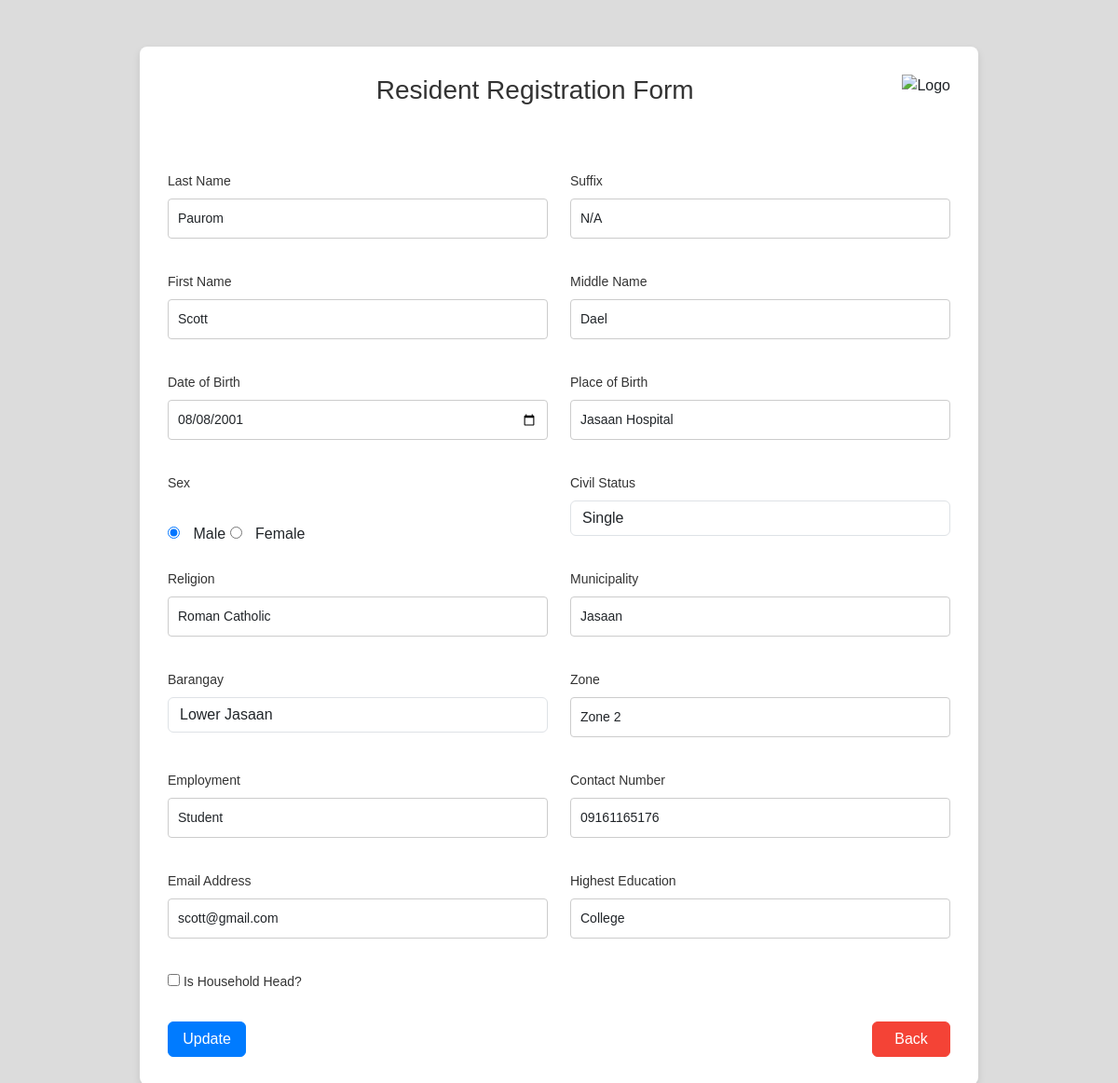
The app's page /editR.php?id=1 with its own data.
### tables this page shows
CREATE TABLE `rest` (
  `id` int(11) NOT NULL,
  `lastname` varchar(100) DEFAULT NULL,
  `suffix` varchar(10) DEFAULT NULL,
  `firstname` varchar(100) DEFAULT NULL,
  `middlename` varchar(100) DEFAULT NULL,
  `birthdate` date DEFAULT NULL,
  `birthplace` varchar(100) DEFAULT NULL,
  `sex` enum('Male','Female','Other') DEFAULT NULL,
  `civilstatus` enum('Single','Married','Widowed','Divorced','Separated') DEFAULT NULL,
  `religion` varchar(50) DEFAULT NULL,
  `municipality` varchar(100) DEFAULT NULL,
  `barangay` varchar(100) DEFAULT NULL,
  `zone` varchar(50) DEFAULT NULL,
  `employment` varchar(100) DEFAULT NULL,
  `contactnum` varchar(15) DEFAULT NULL,
  `emailadd` varchar(100) DEFAULT NULL,
  `highesteduc` varchar(100) DEFAULT NULL,
  `household_leader_id` int(11) DEFAULT NULL,
  `is_leader` tinyint(1) DEFAULT 0
);

### editR.php (the view, shortened to what this page needs)
<!DOCTYPE html>
<html>
<head>
<link href="https://cdn.jsdelivr.net/npm/bootstrap@5.3.2/dist/css/bootstrap.min.css" rel="stylesheet">
<link href="https://unpkg.com/boxicons@2.1.4/css/boxicons.min.css" rel="stylesheet">
<link href="https://cdnjs.cloudflare.com/ajax/libs/font-awesome/5.15.4/css/all.min.css" rel="stylesheet">
</head>
<body>
<div class="container">
<div class="row align-items-center mb-4">
        <div class="col-md-12 d-flex justify-content-between">
            <h3 class="m-0 text-center flex-grow-1">Resident Registration Form</h3>
            <img src="images/official.png" alt="Logo" class="logo" style="height: 80px;">
        </div>
    </div>
    <?php
    include 'config.php';
    if (isset($_GET['id']) && !empty($_GET['id'])) {
        $id = $_GET['id'];
        $sql = "SELECT * FROM rest WHERE id=?";
        $stmt = $conn->prepare($sql);
        $stmt->bind_param("i", $id);
        $stmt->execute();
        $result = $stmt->get_result();
        if ($result->num_rows > 0) {
            $row = $result->fetch_assoc();
            ?>
            <form method="POST" action="">
                <div class="row">
                    <div class="col-md-6">
                        <label for="lastname">Last Name</label>
                        <input type="text" class="form-control" name="lastname" value="<?= $row['lastname'] ?>">
                    </div>
                    <div class="col-md-6">
                        <label for="suffix">Suffix</label>
                        <input type="text" class="form-control" name="suffix" value="<?= $row['suffix'] ?>">
                    </div>
                </div>
                <div class="row mt-3">
                    <div class="col-md-6">
                        <label for="firstname">First Name</label>
                        <input type="text" class="form-control" name="firstname" value="<?= $row['firstname'] ?>">
                    </div>
                    <div class="col-md-6">
                        <label for="middlename">Middle Name</label>
                        <input type="text" class="form-control" name="middlename" value="<?= $row['middlename'] ?>">
                    </div>
                </div>
                <div class="row mt-3">
                    <div class="col-md-6">
                        <label for="birthdate">Date of Birth</label>
                        <input type="date" class="form-control" name="birthdate" value="<?= $row['birthdate'] ?>">
                    </div>
                    <div class="col-md-6">
                        <label for="birthplace">Place of Birth</label>
                        <input type="text" class="form-control" name="birthplace" value="<?= $row['birthplace'] ?>">
                    </div>
                </div>
                <div class="row mt-3">
                    <div class="col-md-6">
                        <label>Sex</label><br>
                        <input type="radio" name="sex" value="Male" <?= $row['sex'] == 'Male' ? 'checked' : '' ?>> Male
                        <input type="radio" name="sex" value="Female" <?= $row['sex'] == 'Female' ? 'checked' : '' ?>> Female
                    </div>
                    <div class="col-md-6">
                        <label for="civilstatus">Civil Status</label>
                        <select class="form-control" name="civilstatus">
                            <option value="Single" <?= $row['civilstatus'] == 'Single' ? 'selected' : '' ?>>Single</option>
                        </select>
                    </div>
                </div>
                <div class="row mt-3">
                    <div class="col-md-6">
                        <label for="religion">Religion</label>
                        <input type="text" class="form-control" name="religion" value="<?= $row['religion'] ?>">
                    </div>
                    <div class="col-md-6">
                        <label for="municipality">Municipality</label>
                        <input type="text" class="form-control" name="municipality" value="<?= $row['municipality'] ?>">
                    </div>
                </div>
                <div class="row mt-3">
                    <div class="col-md-6">
                        <label for="barangay">Barangay</label>
                        <select class="form-control" name="barangay">
                            <option value="Lower Jasaan" <?= $row['barangay'] == 'Lower Jasaan' ? 'selected' : '' ?>>Lower Jasaan</option>
                        </select>
                    </div>
                    <div class="col-md-6">
                        <label for="zone">Zone</label>
                        <input type="text" class="form-control" name="zone" value="<?= $row['zone'] ?>">
                    </div>
                </div>
                <div class="row mt-3">
                    <div class="col-md-6">
                        <label for="employment">Employment</label>
                        <input type="text" class="form-control" name="employment" value="<?= $row['employment'] ?>">
                    </div>
                    <div class="col-md-6">
                        <label for="contactnum">Contact Number</label>
                        <input type="text" class="form-control" name="contactnum" value="<?= $row['contactnum'] ?>">
                    </div>
                </div>
                <div class="row mt-3">
                    <div class="col-md-6">
                        <label for="emailadd">Email Address</label>
                        <input type="email" class="form-control" name="emailadd" value="<?= $row['emailadd'] ?>">
                    </div>
                    <div class="col-md-6">
                        <label for="highesteduc">Highest Education</label>
                        <input type="text" class="form-control" name="highesteduc" value="<?= $row['highesteduc'] ?>">
                    </div>
                </div>
                <div class="row mt-3">
                    <div class="col-md-12">
                        <label>
                            <input type="checkbox" name="is_leader" <?= $row['is_leader'] == 1 ? 'checked' : '' ?>> Is Household Head?
                        </label>
                    </div>
                </div>
                <div class="d-flex justify-content-between mt-4">
                    <button type="submit" name="submit" value="Update" class="btn btn-primary">Update</button>
                    <button type="submit" name="submit" value="Back" class="btn btn-danger">Back</button>
                </div>
            </form>
            <?php
        } else {
            echo "<p class='text-danger'>Resident not found.</p>";
        }
    } else {
        echo "<p class='text-danger'>Invalid request.</p>";
    }
    ?>
</div>
</body>
</html>

### editR.php (style rules this page uses)
body { font-family: Arial, sans-serif; background-color: gainsboro; }
.container { width: 80%; max-width: 900px; margin: 50px auto; padding: 30px; background-color: white; box-shadow: 0 4px 8px rgba(0, 0, 0, 0.1); border-radius: 8px; }
h3 { text-align: center; color: #333; }
label { display: block; margin-bottom: 8px; font-size: 14px; color: #333; }
input[type="text"], input[type="date"], input[type="email"], select { width: 100%; padding: 10px; margin-bottom: 20px; border: 1px solid #ccc; border-radius: 4px; font-size: 14px; }
input[type="radio"] { margin-right: 10px; }
button { background-color: #4CAF50; color: white; padding: 10px 20px; border: none; border-radius: 4px; font-size: 16px; cursor: pointer; width: 10%; }
.btn-primary { background-color: #007bff; border-color: #007bff; }
.btn-danger { background-color: #f44336; border-color: #f44336; }

### records on screen
rest: lastname "Paurom", suffix "N/A", firstname "Scott", middlename "Dael", birthdate "08/08/2001", birthplace "Jasaan Hospital", sex "☑", civilstatus "Single", religion "Roman Catholic", municipality "Jasaan", barangay "Lower Jasaan", zone "Zone 2", employment "Student", contactnum "09161165176", emailadd "scott@gmail.com", highesteduc "College"
